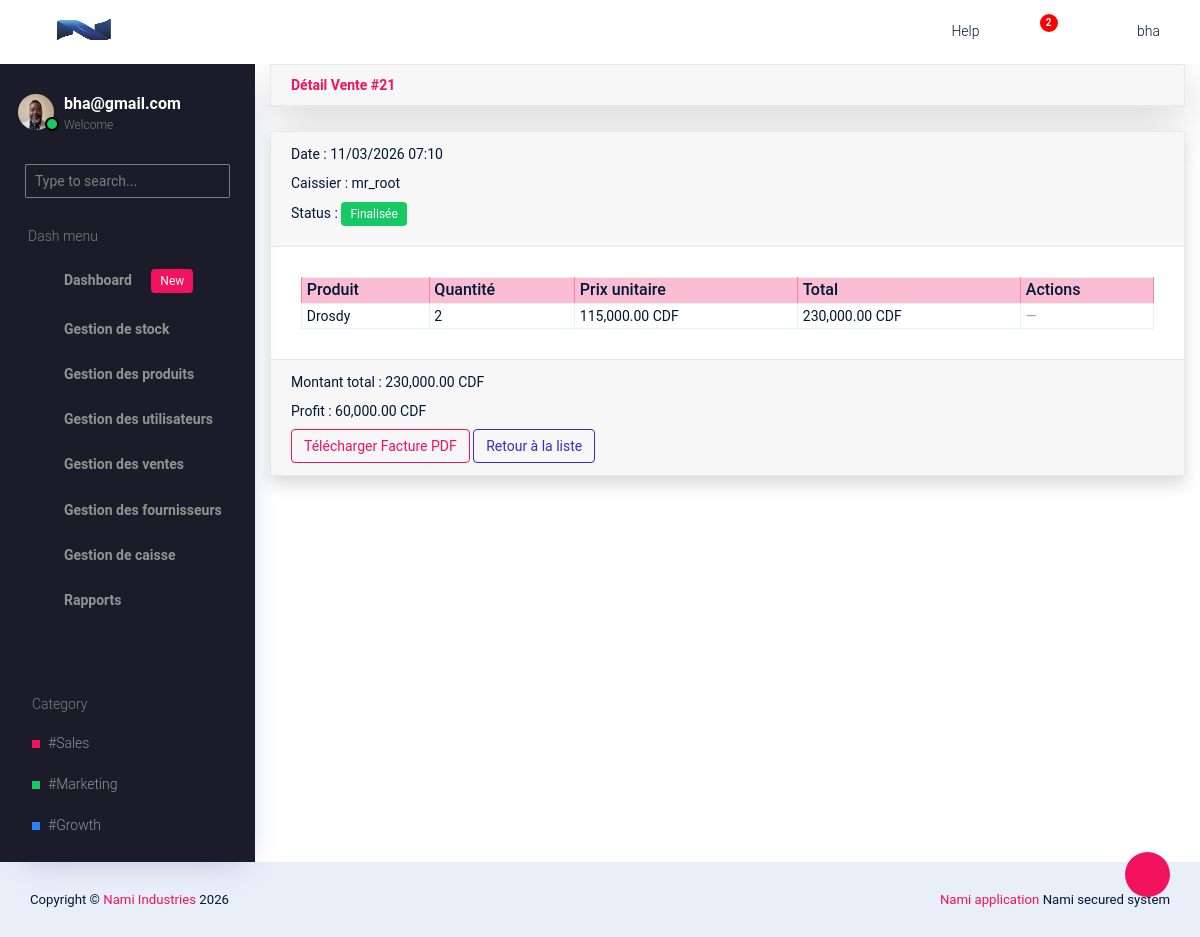
/main/vente-detail/21/ (signed in), run on the app's committed database.
### companie/models.py (models this page shows, shortened)
class Company(models.Model):
    BUSINESS_TYPES = (
        ('etablissement', 'Etablissement'),
        ('societe', 'Societe'),
    )
    ESTABLISHMENT_TYPES = (
        ('pme', 'PME'),
        ('ipme', 'IPME'),
        ('ecs', 'Entreprise en commandite simple'),
    )
    COMPANY_TYPES = (
        ('sa', 'Societe par actions'),
        ('sarl', 'Societe a responsabilite limitee'),
        ('personnes', 'Societe de personnes'),
    )
    CURRENCY_CHOICES = (
        ('BIF', 'Franc Burundais (BIF)'),
        ('USD', 'Dollar Americain (USD)'),
        ('EUR', 'Euro (EUR)'),
        ('CDF', 'Franc Congolais (CDF)'),
    )
    name = models.CharField(max_length=200)
    owner_name = models.CharField(max_length=200)
    business_type = models.CharField(max_length=20, choices=BUSINESS_TYPES)
    sub_type = models.CharField(max_length=50, blank=True)
    registration_number = models.CharField(max_length=150)
    country = CountryField()
    province = models.CharField(max_length=100)
    email = models.EmailField()
    phone = models.CharField(max_length=30)
    address = models.CharField(max_length=255, blank=True, null=True)
    website = models.URLField(blank=True, null=True)
    currency = models.CharField(
        max_length=10,
        choices=CURRENCY_CHOICES,
        default='CDF'
    )
    tva = models.DecimalField(max_digits=12, decimal_places=2, default=Decimal("0.00"))
    logo = models.ImageField(
        upload_to='company_logo/',
        blank=True,
        null=True
    )
    created_at = models.DateTimeField(auto_now_add=True)

### account/models.py (models this page shows, shortened)
class Profile(models.Model):
    user = models.OneToOneField(User, on_delete=models.CASCADE)
    photo = models.ImageField(upload_to="profiles/", blank=True, null=True)

### sale/models.py (models this page shows, shortened)
class Sale(models.Model):
    STATUS_CHOICES = [
        ('draft', 'En cours'),
        ('completed', 'Finalisée'),
    ]
    cashier = models.ForeignKey(Cashier, on_delete=models.SET_NULL, null=True, related_name='sales')
    register = models.ForeignKey(CashRegister, on_delete=models.SET_NULL, null=True)
    client_name = models.CharField(max_length=200, blank=True, null=True)
    client_phone = models.CharField(max_length=20, blank=True, null=True)
    total_amount = models.DecimalField(max_digits=12, decimal_places=2, default=Decimal("0.00"))
    total_profit = models.DecimalField(max_digits=12, decimal_places=2, default=Decimal("0.00"))
    tax = models.DecimalField(max_digits=15, decimal_places=2, default=0)
    status = models.CharField(
        max_length=20,
        choices=STATUS_CHOICES,
        default='draft'
    )
    created_at = models.DateTimeField(auto_now_add=True)
    validated_by_admin = models.BooleanField(default=False)
    validated_at = models.DateTimeField(null=True, blank=True)

class SaleItem(models.Model):
    sale = models.ForeignKey(Sale, related_name='items', on_delete=models.CASCADE)
    product = models.ForeignKey(Product, on_delete=models.SET_NULL, null=True)
    quantity = models.PositiveIntegerField()
    selling_price = models.DecimalField(max_digits=10, decimal_places=2, default=Decimal("0.00"))
    purchase_price = models.DecimalField(max_digits=10, decimal_places=2, default=Decimal("0.00"))
    @property
    def total_price(self):
        return self.quantity * self.selling_price

### finance/models.py (models this page shows, shortened)
class Cashier(models.Model):
    user = models.OneToOneField(User, on_delete=models.CASCADE)
    phone = models.CharField(max_length=20, blank=True, null=True)
    is_active = models.BooleanField(default=True)
    cash_registers = models.ManyToManyField(CashRegister, blank=True, related_name='cashiers', null=True)
    created_at = models.DateTimeField(auto_now_add=True)
    def __str__(self):
        return self.user.get_full_name() or self.user.username

### product/models.py (models this page shows, shortened)
class Product(models.Model):
    MANAGEMENT_METHODE_TYPE = [
        ('FIFO','FIFO'),
        ('LIFO','LIFO'),
    ]
    category = models.ForeignKey(
        CategoryProduct,
        on_delete=models.SET_NULL,
        null=True,
        blank=True,
        related_name="products"
    )
    name = models.CharField(max_length=200)
    perishable = models.BooleanField(default=False)
    expiration_date = models.DateField(null=True, blank=True)
    management_method = models.CharField(max_length=10, choices=MANAGEMENT_METHODE_TYPE, default='FIFO')
    created_at = models.DateTimeField(auto_now_add=True)
    purchase_price = models.DecimalField(max_digits=15, decimal_places=2, null=True, blank=True)
    selling_price = models.DecimalField(max_digits=15, decimal_places=2, null=True, blank=True)
    minimum_stock = models.IntegerField(default=5)

### core/views.py (the view)
# urls.py: path('vente-detail/<int:pk>/', views.sale_detail, name='sale_detail'),
@login_required
@role_required("Admin","Caisse")
def sale_detail(request, pk):
    template = loader.get_template('sale/detail.html')
    sale = get_object_or_404(Sale, pk=pk, status="completed")
    items = sale.items.all()
    context = {
        'sale':sale,
        'items':items,
    }
    return HttpResponse(template.render(context, request))

### core/context_processors.py (called while the page is built)
def company_info(request):
	company = Company.objects.first()
	return {
		'company':company
	}

### core/templates/sale/detail.html (shortened to what this page needs)
{% extends 'base.html' %}
{% block content %}
{% load humanize %}
<div class="container-fluid">
    <div class="card mb-4 shadow-lg">
        <div class="card-header m-0 font-weight-bold text-primary">
            Détail Vente #{{ sale.id }}
        </div>
    </div>
    <div class="card shadow">
        <div class="card-header">
            <p>Date : {{ sale.created_at|date:"d/m/Y H:i" }}</p>
            <p>Caissier : {{ sale.cashier }}</p>
            <p>Status :
                {% if sale.status == 'completed' %}
                    <span class="badge bg-success text-white">Finalisée</span>
                {% else %}
                    <span class="badge bg-warning text-white">En cours</span>
                {% endif %}
            </p>
        </div>
        <div class="card-body">
            <div class="table-responsive">
                <table class="table table-sm table-bordered">
                    <thead class="table-primary">
                        <tr>
                            <th>Produit</th>
                            <th>Quantité</th>
                            <th>Prix unitaire</th>
                            <th>Total</th>
                            <th>Actions</th>
                        </tr>
                    </thead>
                    <tbody>
                        {% for item in sale.items.all %}
                        <tr>
                            <td>{{ item.product.name }}</td>
                            <td>{{ item.quantity }}</td>
                            <td>{{ item.selling_price|intcomma }} {{ company.currency }}</td>
                            <td>{{ item.total_price|intcomma }} {{ company.currency }}</td>
                            <td>
                                {% if sale.status != 'completed' %}
                                <a href="{% url 'saleitem_delete' item.id %}" class="btn btn-sm btn-danger">
                                    Supprimer <i class="bi bi-x-square"></i>
                                </a>
                                {% else %}
                                <span class="text-muted">—</span>
                                {% endif %}
                            </td>
                        </tr>
                        {% endfor %}
                    </tbody>
                </table>
            </div>
        </div>
        <div class="card-footer">
            <p class="fw-bold">Montant total : {{ sale.total_amount|intcomma }} {{ company.currency }}</p>
            <p class="fw-bold">Profit : {{ sale.total_profit|intcomma }} {{ company.currency }}</p>
            {% if sale.status == 'completed' %}
            <a target="_blank" href="{% url 'sale_invoice' sale.id %}" class="btn btn-outline-primary btn-sm">
                Télécharger Facture PDF
            </a>
            {% endif %}
            <a href="{% url 'sale_list' %}" class="btn btn-outline-secondary btn-sm">Retour à la liste </a>
        </div>
    </div>
</div>
{% endblock %}

### core/templates/base.html (shortened to what this page needs)
{% load static %}
<!DOCTYPE html>
<html lang="en">
  <head>
    <link rel="stylesheet" href="{% static 'vendors/typicons.font/font/typicons.css' %}">
    <link rel="stylesheet" href="{% static 'vendors/css/vendor.bundle.base.css' %}">
    <link rel="stylesheet" href="{% static 'css/vertical-layout-light/style.css' %}">
  </head>
  <body>
    <div class="container-scroller">
      <nav class="navbar col-lg-12 col-12 p-0 fixed-top d-flex flex-row">
        <div class="text-center navbar-brand-wrapper d-flex align-items-center justify-content-center">
          <a class="navbar-brand brand-logo" href="{% url 'dashboard:admin_dashboard' %}">
            {% if company and company.logo %}
            <img src="{{ company.logo.url }}" class="img-fluid" alt="logo"/>
            {% else %}
            <img src="{% static 'images/logo-mini.svg' %}" alt="logo"/>
            {% endif %}
          </a>
          <button class="navbar-toggler navbar-toggler align-self-center d-none d-lg-flex" type="button" data-toggle="minimize">
            <span class="typcn typcn-th-menu"></span>
          </button>
        </div>
        <div class="navbar-menu-wrapper d-flex align-items-center justify-content-end">
          <ul class="navbar-nav navbar-nav-right">
            <li class="nav-item d-none d-lg-flex  mr-2">
              <a class="nav-link" href="#">
                Help
              </a>
            </li>
            <li class="nav-item dropdown  d-flex">
              <a class="nav-link count-indicator dropdown-toggle d-flex align-items-center justify-content-center" id="notificationDropdown" href="#" data-toggle="dropdown">
                <i class="typcn typcn-bell mr-0"></i>
                <span class="count bg-danger">2</span>
              </a>
            </li>
            <li class="nav-item nav-profile dropdown">
              {% if user.is_authenticated %}
              <a class="nav-link dropdown-toggle  pl-0 pr-0" href="#" data-toggle="dropdown" id="profileDropdown">
                <i class="typcn typcn-user-outline mr-0"></i>
                <span class="nav-profile-name">{{ user.username }}</span>
              </a>
              {% endif %}
            </li>
          </ul>
        </div>
      </nav>
      <div class="container-fluid page-body-wrapper">
        <div class="theme-setting-wrapper">
          <div id="settings-trigger"><i class="typcn typcn-cog-outline"></i></div>
        </div>
        <nav class="sidebar sidebar-offcanvas" id="sidebar">
        <ul class="nav">
          <li class="nav-item">
            <div class="d-flex sidebar-profile">
              {% if user.is_authenticated %}
                {% if request.user.profile.photo %}
                  <div class="sidebar-profile-image">
                    <img src="{{ request.user.profile.photo.url }}" alt="image">
                    <span class="sidebar-status-indicator"></span>
                  </div>
                {% endif %}
              <div class="sidebar-profile-name">
                <p class="sidebar-name">
                  {{ user.email }}
                </p>
                <p class="sidebar-designation">
                  Welcome
                </p>
              </div>
              {% endif %}
            </div>
            <div class="nav-search">
              <div class="input-group">
                <input type="text" class="form-control" placeholder="Type to search..." aria-label="search" aria-describedby="search">
                <div class="input-group-append">
                  <span class="input-group-text" id="search">
                    <i class="typcn typcn-zoom"></i>
                  </span>
                </div>
              </div>
            </div>
            <p class="sidebar-menu-title">Dash menu</p>
          </li>
          {% for group in request.user.groups.all %}
            {% if group.name == "Admin" or group.name == "Caisse" or group.name == "Gestionnaire_stock" %}
            <li class="nav-item">
              <a class="nav-link" href="{% url 'dashboard:admin_dashboard' %}">
                <i class="typcn typcn-device-desktop menu-icon"></i>
                <span class="menu-title">Dashboard <span class="badge badge-primary ml-3">New</span></span>
              </a>
            </li>
            {% endif %}
            {% if group.name == "Admin" or group.name == "Gestionnaire_stock" %}
            <li class="nav-item">
              <a class="nav-link" data-toggle="collapse" href="#ui-basic" aria-expanded="false" aria-controls="ui-basic">
                <i class="typcn typcn-briefcase menu-icon"></i>
                <span class="menu-title">Gestion de stock</span>
                <i class="typcn typcn-chevron-right menu-arrow"></i>
              </a>
            </li>
          {% endif %}
          {% if group.name == "Admin" or group.name == "Gestionnaire_stock" %}
          <li class="nav-item">
            <a class="nav-link" data-toggle="collapse" href="#form-elements" aria-expanded="false" aria-controls="form-elements">
              <i class="typcn typcn-film menu-icon"></i>
              <span class="menu-title">Gestion des produits</span>
              <i class="menu-arrow"></i>
            </a>
          </li>
          {% endif %}
          {% if group.name == "Admin" %}
          <li class="nav-item">
            <a class="nav-link" data-toggle="collapse" href="#charts" aria-expanded="false" aria-controls="charts">
              <i class="typcn typcn-chart-pie-outline menu-icon"></i>
              <span class="menu-title">Gestion des utilisateurs</span>
              <i class="menu-arrow"></i>
            </a>
          </li>
          {% endif %}
          {% if group.name == "Admin" or group.name == "Caisse" %}
          <li class="nav-item">
            <a class="nav-link" data-toggle="collapse" href="#tables" aria-expanded="false" aria-controls="tables">
              <i class="typcn typcn-th-small-outline menu-icon"></i>
              <span class="menu-title">Gestion des ventes</span>
              <i class="menu-arrow"></i>
            </a>
          </li>
          {% endif %}
          {% if group.name == "Admin" %}
          <li class="nav-item">
            <a class="nav-link" data-toggle="collapse" href="#auth" aria-expanded="false" aria-controls="auth">
              <i class="typcn typcn-user-add-outline menu-icon"></i>
              <span class="menu-title">Gestion des fournisseurs</span>
              <i class="menu-arrow"></i>
            </a>
          </li>
          {% endif %}
          {% if group.name == "Admin" or group.name == "Caisse" %}
          <li class="nav-item">
            <a class="nav-link" data-toggle="collapse" href="#error" aria-expanded="false" aria-controls="error">
              <i class="typcn typcn-globe-outline menu-icon"></i>
              <span class="menu-title">Gestion de caisse</span>
              <i class="menu-arrow"></i>
            </a>
          </li>
          {% endif %}
          {% if group.name == "Admin" %}
          <li class="nav-item">
            <a class="nav-link" data-toggle="collapse" href="#rapport" aria-expanded="false" aria-controls="rapport">
              <i class="typcn typcn-document-text menu-icon"></i>
              <span class="menu-title">Rapports</span>
              <i class="menu-arrow"></i>
            </a>
          </li>
          {% endif %}
          {% endfor %}
        </ul>
        <ul class="sidebar-legend">
          <li>
            <p class="sidebar-menu-title">Category</p>
          </li>
          <li class="nav-item"><a href="#" class="nav-link">#Sales</a></li>
          <li class="nav-item"><a href="#" class="nav-link">#Marketing</a></li>
          <li class="nav-item"><a href="#" class="nav-link">#Growth</a></li>
        </ul>
      </nav>
        {% block content %}{% endblock %}
    </div>
  </body>
  <footer class="footer">
  <div class="d-sm-flex justify-content-center justify-content-sm-between">
    <span class="text-center text-sm-left d-block d-sm-inline-block">Copyright © <a href="https://" target="_blank">Nami Industries</a> 2026</span>
    <span class="float-none float-sm-right d-block mt-1 mt-sm-0 text-center"><a href="https://" target="_blank">Nami application </a>Nami secured system</span>
  </div>
</footer>
</html>

### data on the page
Company: logo (picture), currency "CDF"
Sale: id "21", created_at "11/03/2026 07:10", cashier "mr_root", total_amount "230,000.00", total_profit "60,000.00"
SaleItem: product.name "Drosdy", quantity "2", selling_price "115,000.00", total_price "230,000.00"

### other printed values
{{ user.username }} "bha"
{{ user.email }} "bha@gmail.com"
